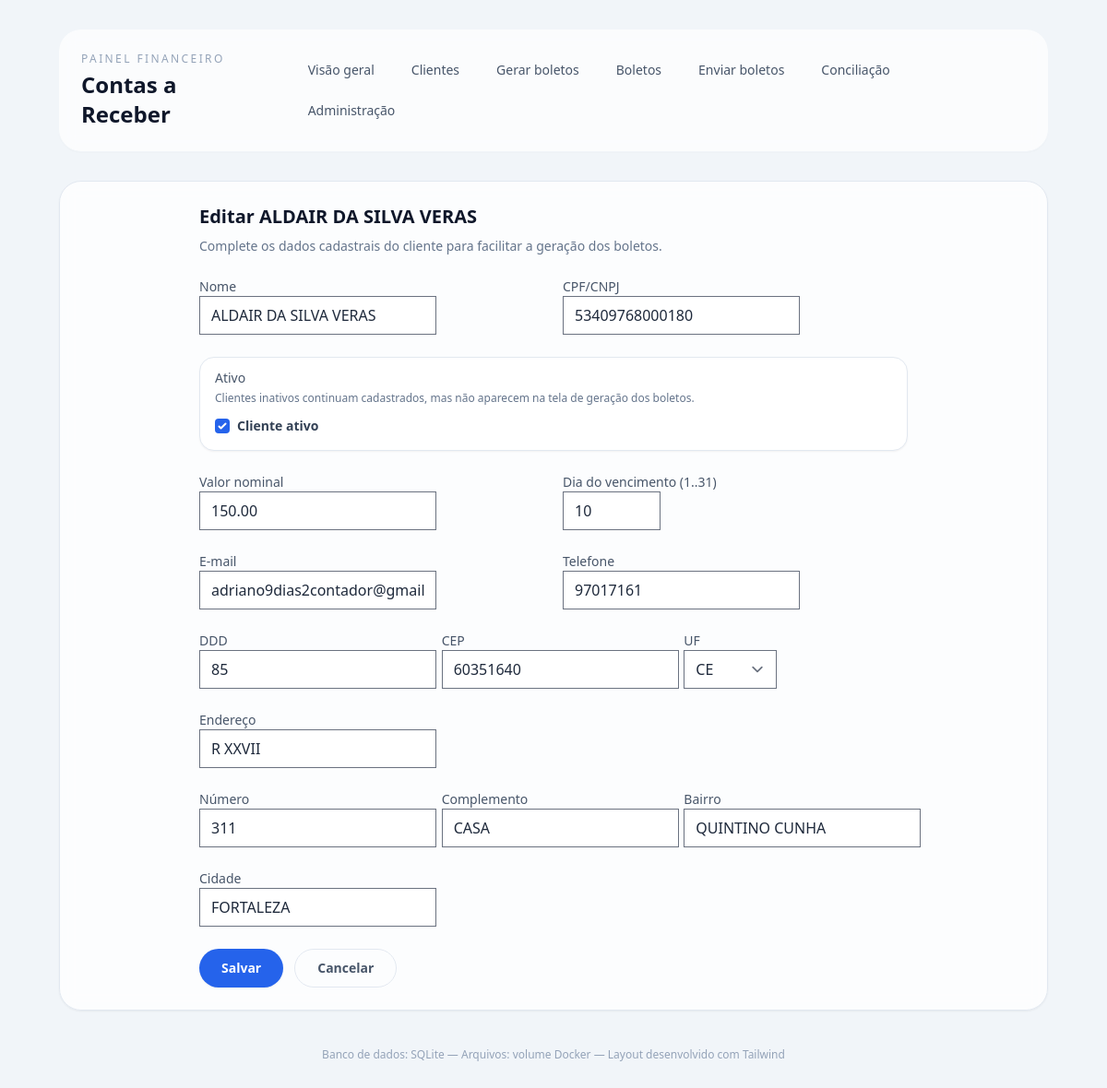
The page /clientes/3/editar/ (signed in) on the database as committed earlier.
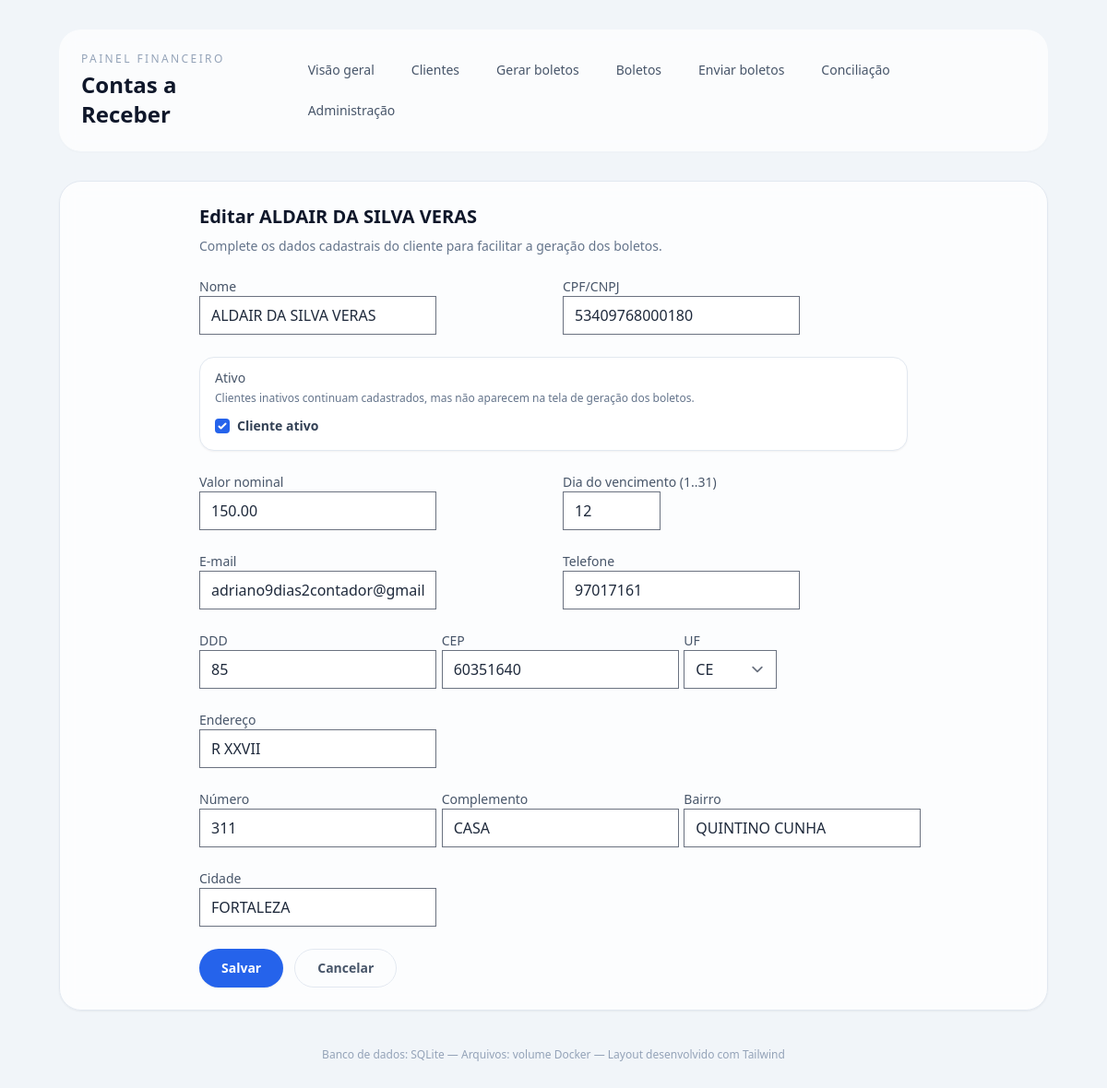
The same page on the database as committed later.
### billing/models.py (models this page shows, shortened)
class Cliente(models.Model):
    valorNominal = models.DecimalField('Valor nominal', max_digits=12, decimal_places=2)
    dataVencimento = models.PositiveSmallIntegerField('Dia do vencimento (1..31)')
    nome = models.CharField('Nome', max_length=200)
    cpfCnpj = models.CharField('CPF/CNPJ', max_length=18)
    ativo = models.BooleanField('Ativo', default=True)
    email = models.EmailField('E-mail', blank=True)
    ddd = models.CharField('DDD', max_length=3, blank=True)
    telefone = models.CharField('Telefone', max_length=20, blank=True)
    endereco = models.CharField('Endereço', max_length=200, blank=True)
    numero = models.CharField('Número', max_length=20, blank=True)
    complemento = models.CharField('Complemento', max_length=100, blank=True)
    bairro = models.CharField('Bairro', max_length=100, blank=True)
    cidade = models.CharField('Cidade', max_length=100, blank=True)
    uf = models.CharField('UF', max_length=2, choices=UF_CHOICES, blank=True)
    cep = models.CharField('CEP', max_length=9, blank=True)

### billing/views.py (the view)
# urls.py: path("clientes/<int:cliente_id>/editar/", views.cliente_update, name="cliente_update"),
@login_required
def cliente_update(request, cliente_id: int):
    cliente = get_object_or_404(Cliente, id=cliente_id)
    form = ClienteForm(request.POST or None, instance=cliente)
    if form.is_valid():
        form.save()
        messages.success(request, "Cliente atualizado com sucesso.")
        return redirect("clientes_list")
    return render(request, "billing/cliente_form.html", {"form": form, "titulo": f"Editar {cliente.nome}"})

### billing/forms.py
class ClienteForm(forms.ModelForm):
    class Meta:
        model = Cliente
        fields = [
            "nome",
            "cpfCnpj",
            "ativo",
            "valorNominal",
            "dataVencimento",
            "email",
            "ddd",
            "telefone",
            "endereco",
            "numero",
            "complemento",
            "bairro",
            "cidade",
            "uf",
            "cep",
        ]
        widgets = {
            "dataVencimento": forms.NumberInput(attrs={"min": 1, "max": 31}),
            "valorNominal": forms.NumberInput(attrs={"step": "0.01"}),
            "ativo": forms.CheckboxInput(
                attrs={
                    "class": "h-4 w-4 rounded border-slate-300 text-brand-600 focus:ring-brand-500",
                }
            ),
        }

### templates/billing/cliente_form.html (shortened to what this page needs)
{% extends "base.html" %}
{% block content %}
  <div class="mx-auto max-w-3xl space-y-6">
    <div class="flex flex-col gap-2">
      <h2 class="text-xl font-semibold text-slate-900">{{ titulo }}</h2>
      <p class="text-sm text-slate-500">
        Complete os dados cadastrais do cliente para facilitar a geração dos boletos.
      </p>
    </div>
    <form class="space-y-6" method="post" novalidate>
      <div class="grid gap-5 md:grid-cols-2">
        <div>
          <label class="block text-sm font-medium text-slate-600">{{ form.nome.label }}</label>
          {{ form.nome }}
        </div>
        <div>
          <label class="block text-sm font-medium text-slate-600">{{ form.cpfCnpj.label }}</label>
          {{ form.cpfCnpj }}
        </div>
      </div>
      <div class="rounded-2xl border border-slate-200 bg-white px-4 py-3 shadow-sm">
        <div class="flex flex-col gap-1">
          <label class="text-sm font-medium text-slate-600">{{ form.ativo.label }}</label>
          <p class="text-xs text-slate-500">Clientes inativos continuam cadastrados, mas não aparecem na tela de geração dos boletos.</p>
        </div>
        <label class="mt-3 inline-flex items-center gap-2 text-sm font-semibold text-slate-700">
          {{ form.ativo }}
          <span>{{ form.ativo.help_text|default:"Cliente ativo" }}</span>
        </label>
      </div>
      <div class="grid gap-5 md:grid-cols-2">
        <div>
          <label class="block text-sm font-medium text-slate-600">{{ form.valorNominal.label }}</label>
          {{ form.valorNominal }}
        </div>
        <div>
          <label class="block text-sm font-medium text-slate-600">{{ form.dataVencimento.label }}</label>
          {{ form.dataVencimento }}
        </div>
      </div>
      <div class="grid gap-5 md:grid-cols-2">
        <div>
          <label class="block text-sm font-medium text-slate-600">{{ form.email.label }}</label>
          {{ form.email }}
        </div>
        <div>
          <label class="block text-sm font-medium text-slate-600">{{ form.telefone.label }}</label>
          {{ form.telefone }}
        </div>
      </div>
      <div class="grid gap-5 md:grid-cols-3">
        <div>
          <label class="block text-sm font-medium text-slate-600">{{ form.ddd.label }}</label>
          {{ form.ddd }}
        </div>
        <div>
          <label class="block text-sm font-medium text-slate-600">{{ form.cep.label }}</label>
          {{ form.cep }}
        </div>
        <div>
          <label class="block text-sm font-medium text-slate-600">{{ form.uf.label }}</label>
          {{ form.uf }}
        </div>
      </div>
      <div>
        <label class="block text-sm font-medium text-slate-600">{{ form.endereco.label }}</label>
        {{ form.endereco }}
      </div>
      <div class="grid gap-5 md:grid-cols-3">
        <div>
          <label class="block text-sm font-medium text-slate-600">{{ form.numero.label }}</label>
          {{ form.numero }}
        </div>
        <div>
          <label class="block text-sm font-medium text-slate-600">{{ form.complemento.label }}</label>
          {{ form.complemento }}
        </div>
        <div>
          <label class="block text-sm font-medium text-slate-600">{{ form.bairro.label }}</label>
          {{ form.bairro }}
        </div>
      </div>
      <div>
        <label class="block text-sm font-medium text-slate-600">{{ form.cidade.label }}</label>
        {{ form.cidade }}
      </div>
      <div class="flex flex-wrap gap-3">
        <button
          type="submit"
          class="inline-flex items-center justify-center rounded-full bg-brand-600 px-6 py-2.5 text-sm font-semibold text-white shadow-sm transition hover:bg-brand-700 focus-visible:outline focus-visible:outline-2 focus-visible:outline-offset-2 focus-visible:outline-brand-500"
        >
          Salvar
        </button>
        <a
          class="inline-flex items-center justify-center rounded-full border border-slate-200 px-6 py-2.5 text-sm font-semibold text-slate-600 transition hover:border-brand-300 hover:text-brand-700"
          href="{% url 'clientes_list' %}"
        >
          Cancelar
        </a>
      </div>
    </form>
  </div>
{% endblock %}

### templates/base.html (shortened to what this page needs)
<!doctype html>
<html lang="pt-br">
  <head>
    <script src="https://cdn.tailwindcss.com?plugins=forms,typography"></script>
  </head>
  <body class="min-h-screen bg-slate-100 text-slate-800 antialiased">
    <div class="mx-auto flex min-h-screen max-w-6xl flex-col px-6 pb-10 pt-8 lg:px-10">
      <header class="rounded-3xl bg-white/70 p-6 shadow-sm ring-1 ring-slate-100 backdrop-blur">
        <nav class="flex flex-col gap-6 sm:flex-row sm:items-center sm:justify-between">
          <div>
            <p class="text-xs font-medium uppercase tracking-[0.2em] text-slate-400">Painel Financeiro</p>
            <h1 class="mt-1 text-2xl font-semibold text-slate-900">Contas a Receber</h1>
          </div>
          <div class="flex flex-wrap gap-2 text-sm font-medium text-slate-600">
            <a class="rounded-full px-4 py-2 transition hover:bg-brand-50 hover:text-brand-700" href="/dashboard/">Visão geral</a>
            <a class="rounded-full px-4 py-2 transition hover:bg-brand-50 hover:text-brand-700" href="/clientes/">Clientes</a>
            <a class="rounded-full px-4 py-2 transition hover:bg-brand-50 hover:text-brand-700" href="/gerar/">Gerar boletos</a>
            <a class="rounded-full px-4 py-2 transition hover:bg-brand-50 hover:text-brand-700" href="/boletos/">Boletos</a>
            <a class="rounded-full px-4 py-2 transition hover:bg-brand-50 hover:text-brand-700" href="/enviaboleto/">Enviar boletos</a>
            <a class="rounded-full px-4 py-2 transition hover:bg-brand-50 hover:text-brand-700" href="/conciliacao/">Conciliação</a>
            <a class="rounded-full px-4 py-2 transition hover:bg-brand-50 hover:text-brand-700" href="/admin/" target="_blank" rel="noreferrer">Administração</a>
          </div>
        </nav>
      </header>
      <main class="mt-8 flex-1 space-y-6">
        <section class="rounded-3xl border border-slate-200 bg-white/80 p-6 shadow-sm backdrop-blur">
          {% block content %}{% endblock %}
        </section>
      </main>
      <footer class="mt-10 text-center text-xs text-slate-400">
        Banco de dados: SQLite &mdash; Arquivos: volume Docker &mdash; Layout desenvolvido com Tailwind
      </footer>
    </div>
  </body>
</html>

Rows that differ between the two databases and show on the page:
changed Cliente "ALDAIR DA SILVA VERAS": dataVencimento "10" → "12"
